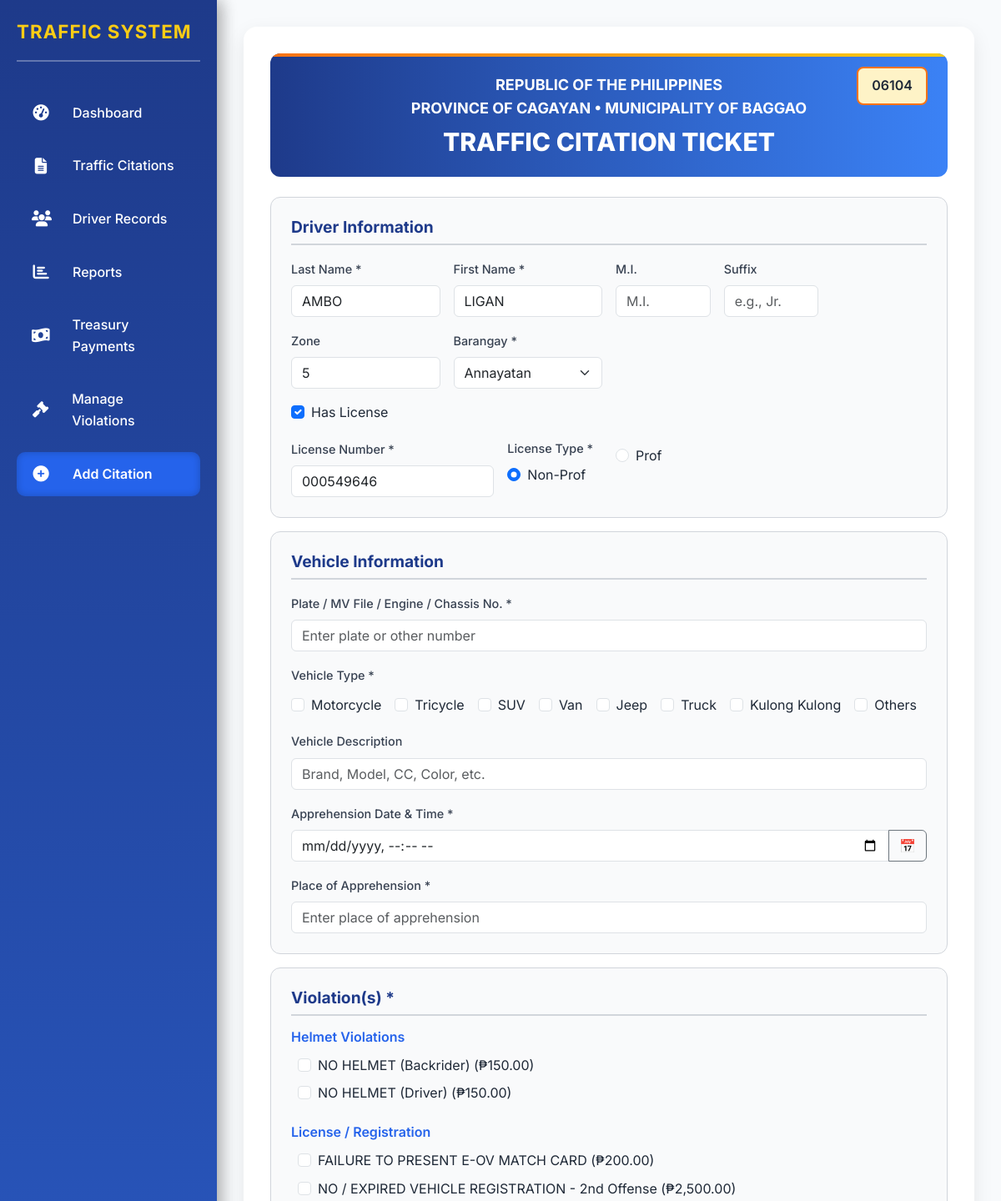
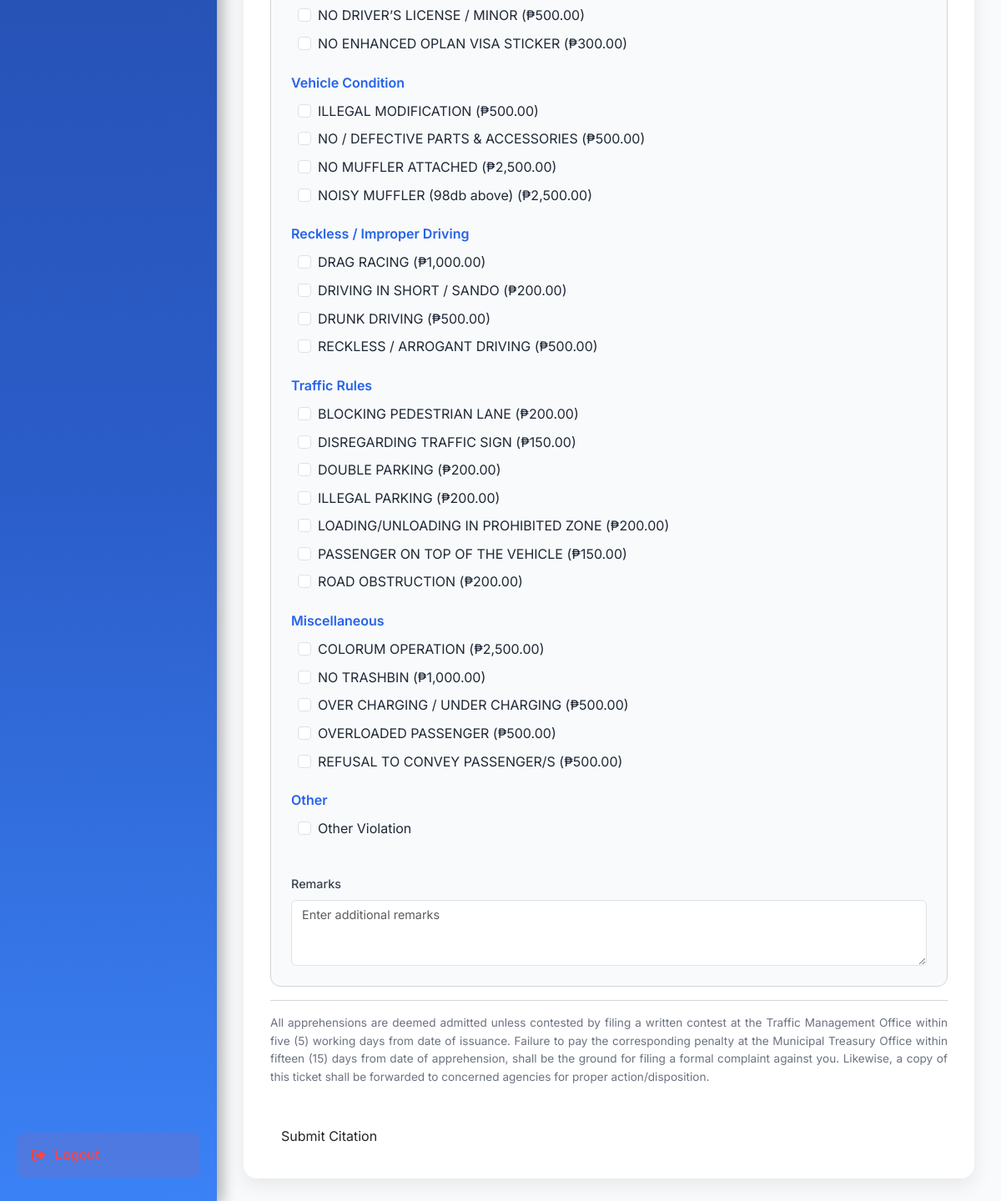
The app's page /index.php?driver_id=23431 with its own data (2 pictures, top to bottom).
### tables this page shows
CREATE TABLE `citations` (
  `citation_id` int(11) NOT NULL,
  `ticket_number` varchar(20) NOT NULL,
  `driver_id` int(11) DEFAULT NULL,
  `vehicle_id` int(11) DEFAULT NULL,
  `apprehension_datetime` datetime DEFAULT NULL,
  `place_of_apprehension` varchar(255) DEFAULT NULL,
  `is_archived` tinyint(1) DEFAULT 0,
  `payment_status` enum('Unpaid','Paid') NOT NULL DEFAULT 'Unpaid',
  `payment_date` datetime DEFAULT NULL,
  `payment_amount` decimal(10,2) DEFAULT NULL
);

CREATE TABLE `drivers` (
  `driver_id` int(11) NOT NULL,
  `last_name` varchar(50) NOT NULL,
  `first_name` varchar(50) NOT NULL,
  `middle_initial` varchar(5) DEFAULT NULL,
  `suffix` varchar(10) DEFAULT NULL,
  `zone` varchar(50) DEFAULT NULL,
  `barangay` varchar(100) DEFAULT NULL,
  `municipality` varchar(100) DEFAULT 'Baggao',
  `province` varchar(100) DEFAULT 'Cagayan',
  `license_number` varchar(20) DEFAULT NULL,
  `license_type` enum('Non-Professional','Professional') DEFAULT NULL
);

CREATE TABLE `violation_types` (
  `violation_type_id` int(11) NOT NULL,
  `violation_type` varchar(100) NOT NULL,
  `fine_amount_1` decimal(10,2) NOT NULL DEFAULT 0.00,
  `fine_amount_2` decimal(10,2) NOT NULL DEFAULT 0.00,
  `fine_amount_3` decimal(10,2) NOT NULL DEFAULT 0.00
);

### index.php (the view, shortened to what the rows shown need)
<?php
try {
    $conn = new PDO("mysql:host=" . DB_HOST . ";dbname=" . DB_NAME, DB_USER, DB_PASS);
    $conn->setAttribute(PDO::ATTR_ERRMODE, PDO::ERRMODE_EXCEPTION);
    $stmt = $conn->query("SELECT ticket_number FROM citations ORDER BY CAST(ticket_number AS UNSIGNED) DESC LIMIT 1");
    $row = $stmt->fetch(PDO::FETCH_ASSOC);
    if ($row && !empty($row['ticket_number'])) {
        $max_ticket = (int)preg_replace('/[^0-9]/', '', $row['ticket_number']);
    } else {
        $max_ticket = 6100;
    }
    $next_ticket = sprintf("%05d", $max_ticket + 1);
    $driver_data = [];
    $offense_counts = [];
    if (isset($_GET['driver_id'])) {
        $driver_id = (int)$_GET['driver_id'];
        $stmt = $conn->prepare("SELECT * FROM drivers WHERE driver_id = :driver_id");
        $stmt->execute([':driver_id' => $driver_id]);
        $driver_data = $stmt->fetch(PDO::FETCH_ASSOC);
        $stmt = $conn->prepare("
            SELECT vt.violation_type, MAX(v.offense_count) AS offense_count
            FROM violations v
            JOIN violation_types vt ON v.violation_type = vt.violation_type
            WHERE v.driver_id = :driver_id
            GROUP BY vt.violation_type
        ");
        $stmt->execute([':driver_id' => $driver_id]);
        $offense_counts = $stmt->fetchAll(PDO::FETCH_KEY_PAIR);
    }
    if (!isset($_SESSION['violation_types'])) {
        $stmt = $conn->query("SELECT violation_type_id, violation_type, fine_amount_1, fine_amount_2, fine_amount_3 FROM violation_types ORDER BY violation_type");
        $_SESSION['violation_types'] = $stmt->fetchAll(PDO::FETCH_ASSOC);
    }
    $violation_types = $_SESSION['violation_types'];
} catch (PDOException $e) {
    $next_ticket = "06101";
    $driver_data = [];
    $violation_types = [];
    error_log("PDOException in index.php: " . $e->getMessage());
}
?>
<!DOCTYPE html>
<html lang="en">
<head>
    <link href="https://cdn.jsdelivr.net/npm/bootstrap@5.3.3/dist/css/bootstrap.min.css" rel="stylesheet">
    <link href="https://cdn.jsdelivr.net/npm/tailwindcss@2.2.19/dist/tailwind.min.css" rel="stylesheet">
    <link rel="stylesheet" href="https://cdnjs.cloudflare.com/ajax/libs/font-awesome/6.4.2/css/all.min.css">
</head>
<body>
        <?php include 'sidebar.php'; ?>
    <div class="content">
        <form id="citationForm" action="insert_citation.php" method="POST">
            <div class="ticket-container position-relative">
                <div class="header">
                    <h4 class="font-bold text-lg">REPUBLIC OF THE PHILIPPINES</h4>
                    <h4 class="font-bold text-lg">PROVINCE OF CAGAYAN • MUNICIPALITY OF BAGGAO</h4>
                    <h1 class="font-extrabold text-3xl mt-2">TRAFFIC CITATION TICKET</h1>
                    <div class="ticket-number"><?php echo htmlspecialchars($next_ticket); ?></div>
                </div>
                <div class="section">
                    <div class="row g-3">
                        <div class="col-md-3">
                            <label class="form-label">Last Name *</label>
                            <input type="text" name="last_name" class="form-control" placeholder="Enter last name" value="<?php echo htmlspecialchars($driver_data['last_name'] ?? ''); ?>" required>
                        </div>
                        <div class="col-md-3">
                            <label class="form-label">First Name *</label>
                            <input type="text" name="first_name" class="form-control" placeholder="Enter first name" value="<?php echo htmlspecialchars($driver_data['first_name'] ?? ''); ?>" required>
                        </div>
                        <div class="col-md-3">
                            <label class="form-label">Zone</label>
                            <input type="text" name="zone" class="form-control" placeholder="Enter zone" value="<?php echo htmlspecialchars($driver_data['zone'] ?? ''); ?>">
                        </div>
                        <div class="col-md-3">
                            <label class="form-label">Barangay *</label>
                            <select name="barangay" class="form-select" id="barangaySelect" required>
                                <option value="Annayatan" <?php echo (isset($driver_data['barangay']) && $driver_data['barangay'] == 'Annayatan') ? 'selected' : ''; ?>>Annayatan</option>
                            </select>
                        </div>
                        <div class="col-12">
                            <div class="form-check">
                                <input type="checkbox" class="form-check-input" name="has_license" id="hasLicense" <?php echo (isset($driver_data['license_number']) && !empty($driver_data['license_number'])) ? 'checked' : ''; ?>>
                                <label class="form-check-label" for="hasLicense">Has License</label>
                            </div>
                        </div>
                        <div class="col-md-4 license-field" style="display: <?php echo (isset($driver_data['license_number']) && !empty($driver_data['license_number'])) ? 'block' : 'none'; ?>;">
                            <label class="form-label">License Number *</label>
                            <input type="text" name="license_number" class="form-control" placeholder="Enter license number" value="<?php echo htmlspecialchars($driver_data['license_number'] ?? ''); ?>" <?php echo (isset($driver_data['license_number']) && !empty($driver_data['license_number'])) ? 'required' : ''; ?>>
                        </div>
                        <div class="col-md-2 license-field" style="display: <?php echo (isset($driver_data['license_number']) && !empty($driver_data['license_number'])) ? 'block' : 'none'; ?>;">
                            <div class="form-check">
                                <input type="radio" class="form-check-input" name="license_type" value="nonProf" id="nonProf" <?php echo (!isset($driver_data['license_type']) || $driver_data['license_type'] == 'Non-Professional') ? 'checked' : ''; ?> <?php echo (isset($driver_data['license_number']) && !empty($driver_data['license_number'])) ? 'required' : ''; ?>>
                                <label class="form-check-label" for="nonProf">Non-Prof</label>
                            </div>
                        </div>
                        <div class="col-md-2 license-field" style="display: <?php echo (isset($driver_data['license_number']) && !empty($driver_data['license_number'])) ? 'block' : 'none'; ?>;">
                            <div class="form-check">
                                <input type="radio" class="form-check-input" name="license_type" value="prof" id="prof" <?php echo (isset($driver_data['license_type']) && $driver_data['license_type'] == 'Professional') ? 'checked' : ''; ?> <?php echo (isset($driver_data['license_number']) && !empty($driver_data['license_number'])) ? 'required' : ''; ?>>
                                <label class="form-check-label" for="prof">Prof</label>
                            </div>
                        </div>
                    </div>
                </div>
                <div class="section">
                    <div class="row violation-list">
                        <div class="col-md-12">
                            <?php
                            $categories = [
                                'Helmet Violations' => ['NO HELMET (Driver)', 'NO HELMET (Backrider)'],
                                'License / Registration' => ['NO DRIVER’S LICENSE / MINOR', 'NO / EXPIRED VEHICLE REGISTRATION', 'NO ENHANCED OPLAN VISA STICKER', 'FAILURE TO PRESENT E-OV MATCH CARD'],
                                'Vehicle Condition' => ['NO / DEFECTIVE PARTS & ACCESSORIES', 'NOISY MUFFLER (98db above)', 'NO MUFFLER ATTACHED', 'ILLEGAL MODIFICATION'],
                                'Reckless / Improper Driving' => ['RECKLESS / ARROGANT DRIVING', 'DRAG RACING', 'DRUNK DRIVING', 'DRIVING IN SHORT / SANDO'],
                                'Traffic Rules' => ['DISREGARDING TRAFFIC SIGN', 'PASSENGER ON TOP OF THE VEHICLE', 'ILLEGAL PARKING', 'ROAD OBSTRUCTION', 'BLOCKING PEDESTRIAN LANE', 'LOADING/UNLOADING IN PROHIBITED ZONE', 'DOUBLE PARKING'],
                                'Miscellaneous' => ['COLORUM OPERATION', 'NO TRASHBIN', 'OVERLOADED PASSENGER', 'OVER CHARGING / UNDER CHARGING', 'REFUSAL TO CONVEY PASSENGER/S']
                            ];
                            foreach ($categories as $category => $category_violations) {
                                echo "<div class='violation-category'><h6>$category</h6>";
                                foreach ($violation_types as $v) {
                                    if (in_array($v['violation_type'], $category_violations)) {
                                        $offense_count = isset($offense_counts[$v['violation_type']]) ? (int)$offense_counts[$v['violation_type']] + 1 : 1;
                                        $label = $v['violation_type'] . ($offense_count > 1 ? " - {$offense_count}" . ($offense_count == 2 ? "nd" : ($offense_count == 3 ? "rd" : "th")) . " Offense" : "") . " (₱" . number_format($v["fine_amount_$offense_count"], 2) . ")";
                                        $key = htmlspecialchars(strtolower(str_replace([' ', '/', '(', ')'], '', $v['violation_type'])));
                                        echo "<div class='form-check'><input type='checkbox' class='form-check-input' name='violations[]' value='" . htmlspecialchars($v['violation_type']) . "' id='$key'><label class='form-check-label' for='$key'>" . htmlspecialchars($label) . "</label></div>";
                                    }
                                }
                                echo "</div>";
                            }
                            ?>
                        </div>
                    </div>
                </div>
            </div>
        </form>
    </div>
</body>
</html>

### records on screen
citations: ticket_number "06104"
drivers: last_name "AMBO", first_name "LIGAN", zone "5", barangay "Annayatan", license_number "☑", license_number "000549646", license_number "☑ Non-Prof", license_number "☐ Prof"
violation_types: label "NO HELMET (Backrider) (₱150.00)"
violation_types: label "NO HELMET (Driver) (₱150.00)"
violation_types: label "FAILURE TO PRESENT E-OV MATCH CARD (₱200.00)"
violation_types: label "NO / EXPIRED VEHICLE REGISTRATION - 2nd Offense (₱2,500.00)"
violation_types: label "NO DRIVER’S LICENSE / MINOR (₱500.00)"
violation_types: label "NO ENHANCED OPLAN VISA STICKER (₱300.00)"
violation_types: label "ILLEGAL MODIFICATION (₱500.00)"
violation_types: label "NO / DEFECTIVE PARTS & ACCESSORIES (₱500.00)"
violation_types: label "NO MUFFLER ATTACHED (₱2,500.00)"
violation_types: label "NOISY MUFFLER (98db above) (₱2,500.00)"
violation_types: label "DRAG RACING (₱1,000.00)"
violation_types: label "DRIVING IN SHORT / SANDO (₱200.00)"
violation_types: label "DRUNK DRIVING (₱500.00)"
violation_types: label "RECKLESS / ARROGANT DRIVING (₱500.00)"
violation_types: label "BLOCKING PEDESTRIAN LANE (₱200.00)"
violation_types: label "DISREGARDING TRAFFIC SIGN (₱150.00)"
violation_types: label "DOUBLE PARKING (₱200.00)"
violation_types: label "ILLEGAL PARKING (₱200.00)"
violation_types: label "LOADING/UNLOADING IN PROHIBITED ZONE (₱200.00)"
violation_types: label "PASSENGER ON TOP OF THE VEHICLE (₱150.00)"
violation_types: label "ROAD OBSTRUCTION (₱200.00)"
violation_types: label "COLORUM OPERATION (₱2,500.00)"
violation_types: label "NO TRASHBIN (₱1,000.00)"
violation_types: label "OVER CHARGING / UNDER CHARGING (₱500.00)"
violation_types: label "OVERLOADED PASSENGER (₱500.00)"
violation_types: label "REFUSAL TO CONVEY PASSENGER/S (₱500.00)"

### other values on screen
$category "Helmet Violations"
$category "License / Registration"
$category "Vehicle Condition"
$category "Reckless / Improper Driving"
$category "Traffic Rules"
$category "Miscellaneous"
